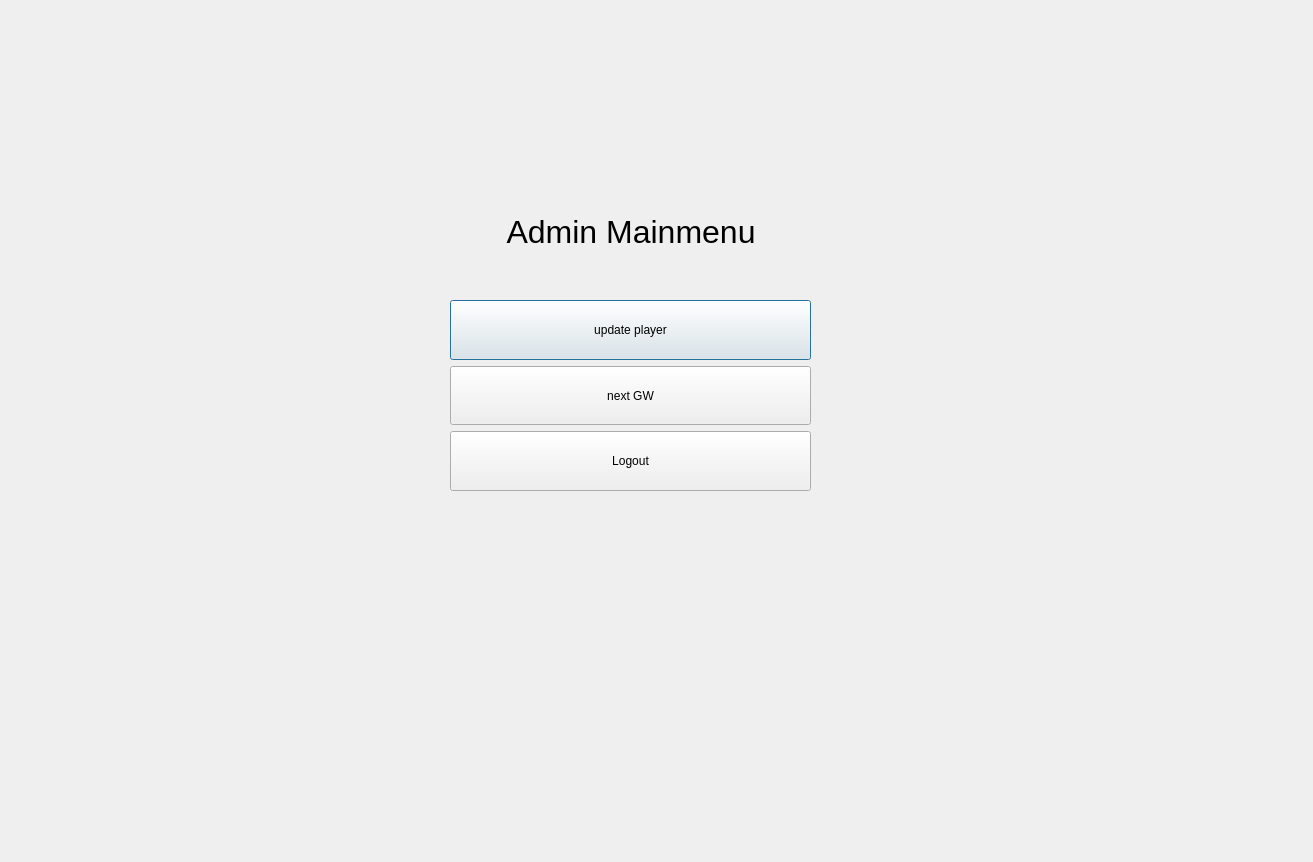
<?xml version="1.0" encoding="UTF-8"?>
<ui version="4.0">
 <class>adminmenu</class>
 <widget class="QDialog" name="adminmenu">
  <property name="enabled">
   <bool>true</bool>
  </property>
  <property name="geometry">
   <rect>
    <x>0</x>
    <y>0</y>
    <width>1313</width>
    <height>862</height>
   </rect>
  </property>
  <property name="windowTitle">
   <string>Dialog</string>
  </property>
  <property name="styleSheet">
   <string notr="true">adminmenu{
	background-image: url(:/background/fantasy.png);
}</string>
  </property>
  <widget class="QTextBrowser" name="textBrowser">
   <property name="geometry">
    <rect>
     <x>410</x>
     <y>210</y>
     <width>451</width>
     <height>81</height>
    </rect>
   </property>
   <property name="styleSheet">
    <string notr="true">background-color: rgba(255, 255, 255, 0);
border-color: rgba(255, 255, 255, 0);
border:none;</string>
   </property>
   <property name="html">
    <string>&lt;!DOCTYPE HTML PUBLIC &quot;-//W3C//DTD HTML 4.0//EN&quot; &quot;http://www.w3.org/TR/REC-html40/strict.dtd&quot;&gt;
&lt;html&gt;&lt;head&gt;&lt;meta name=&quot;qrichtext&quot; content=&quot;1&quot; /&gt;&lt;meta charset=&quot;utf-8&quot; /&gt;&lt;style type=&quot;text/css&quot;&gt;
p, li { white-space: pre-wrap; }
hr { height: 1px; border-width: 0; }
li.unchecked::marker { content: &quot;\2610&quot;; }
li.checked::marker { content: &quot;\2612&quot;; }
&lt;/style&gt;&lt;/head&gt;&lt;body style=&quot; font-family:'Segoe UI'; font-size:9pt; font-weight:400; font-style:normal;&quot;&gt;
&lt;p align=&quot;center&quot; style=&quot; margin-top:0px; margin-bottom:0px; margin-left:0px; margin-right:0px; -qt-block-indent:0; text-indent:0px;&quot;&gt;&lt;span style=&quot; font-size:24pt;&quot;&gt;Admin Mainmenu &lt;/span&gt;&lt;/p&gt;&lt;/body&gt;&lt;/html&gt;</string>
   </property>
  </widget>
  <widget class="QWidget" name="layoutWidget">
   <property name="geometry">
    <rect>
     <x>450</x>
     <y>300</y>
     <width>361</width>
     <height>191</height>
    </rect>
   </property>
   <layout class="QVBoxLayout" name="verticalLayout">
    <item>
     <widget class="QPushButton" name="updatepoints">
      <property name="sizePolicy">
       <sizepolicy hsizetype="Minimum" vsizetype="Expanding">
        <horstretch>0</horstretch>
        <verstretch>0</verstretch>
       </sizepolicy>
      </property>
      <property name="text">
       <string>update player</string>
      </property>
     </widget>
    </item>
    <item>
     <widget class="QPushButton" name="nextGW">
      <property name="sizePolicy">
       <sizepolicy hsizetype="Minimum" vsizetype="Expanding">
        <horstretch>0</horstretch>
        <verstretch>0</verstretch>
       </sizepolicy>
      </property>
      <property name="text">
       <string>next GW</string>
      </property>
     </widget>
    </item>
    <item>
     <widget class="QPushButton" name="logout">
      <property name="sizePolicy">
       <sizepolicy hsizetype="Minimum" vsizetype="Expanding">
        <horstretch>0</horstretch>
        <verstretch>0</verstretch>
       </sizepolicy>
      </property>
      <property name="text">
       <string>Logout</string>
      </property>
     </widget>
    </item>
   </layout>
  </widget>
 </widget>
 <resources/>
 <connections/>
</ui>
